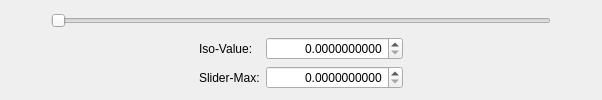
      <widget class="QWidget" name="tab_isosurface">
       <attribute name="title">
        <string>Isosurface</string>
       </attribute>
       <layout class="QVBoxLayout" name="verticalLayout_3">
        <item>
         <layout class="QHBoxLayout" name="horizontalLayout_4">
          <item>
           <spacer name="horizontalSpacer_8">
            <property name="orientation">
             <enum>Qt::Horizontal</enum>
            </property>
            <property name="sizeHint" stdset="0">
             <size>
              <width>40</width>
              <height>20</height>
             </size>
            </property>
           </spacer>
          </item>
          <item>
           <widget class="QSlider" name="sl_isovalue">
            <property name="minimumSize">
             <size>
              <width>500</width>
              <height>0</height>
             </size>
            </property>
            <property name="maximum">
             <number>100</number>
            </property>
            <property name="orientation">
             <enum>Qt::Horizontal</enum>
            </property>
           </widget>
          </item>
          <item>
           <spacer name="horizontalSpacer_7">
            <property name="orientation">
             <enum>Qt::Horizontal</enum>
            </property>
            <property name="sizeHint" stdset="0">
             <size>
              <width>40</width>
              <height>20</height>
             </size>
            </property>
           </spacer>
          </item>
         </layout>
        </item>
        <item>
         <layout class="QHBoxLayout" name="horizontalLayout_5">
          <item>
           <spacer name="horizontalSpacer_10">
            <property name="orientation">
             <enum>Qt::Horizontal</enum>
            </property>
            <property name="sizeHint" stdset="0">
             <size>
              <width>40</width>
              <height>20</height>
             </size>
            </property>
           </spacer>
          </item>
          <item>
           <layout class="QFormLayout" name="formLayout_5">
            <item row="0" column="0">
             <widget class="QLabel" name="label_13">
              <property name="text">
               <string>Iso-Value:</string>
              </property>
             </widget>
            </item>
            <item row="0" column="1">
             <widget class="QDoubleSpinBox" name="spin_isovalue">
              <property name="alignment">
               <set>Qt::AlignRight|Qt::AlignTrailing|Qt::AlignVCenter</set>
              </property>
              <property name="decimals">
               <number>10</number>
              </property>
              <property name="maximum">
               <double>9999999999999999931398190359470212947659194368.000000000000000</double>
              </property>
              <property name="singleStep">
               <double>0.000500000000000</double>
              </property>
             </widget>
            </item>
            <item row="1" column="0">
             <widget class="QLabel" name="label_14">
              <property name="text">
               <string>Slider-Max:</string>
              </property>
             </widget>
            </item>
            <item row="1" column="1">
             <widget class="QDoubleSpinBox" name="spin_isoslidermax">
              <property name="alignment">
               <set>Qt::AlignRight|Qt::AlignTrailing|Qt::AlignVCenter</set>
              </property>
              <property name="decimals">
               <number>10</number>
              </property>
              <property name="maximum">
               <double>9999999999999999931398190359470212947659194368.000000000000000</double>
              </property>
              <property name="singleStep">
               <double>0.000500000000000</double>
              </property>
             </widget>
            </item>
           </layout>
          </item>
          <item>
           <spacer name="horizontalSpacer_9">
            <property name="orientation">
             <enum>Qt::Horizontal</enum>
            </property>
            <property name="sizeHint" stdset="0">
             <size>
              <width>40</width>
              <height>20</height>
             </size>
            </property>
           </spacer>
          </item>
         </layout>
        </item>
       </layout>
      </widget>
